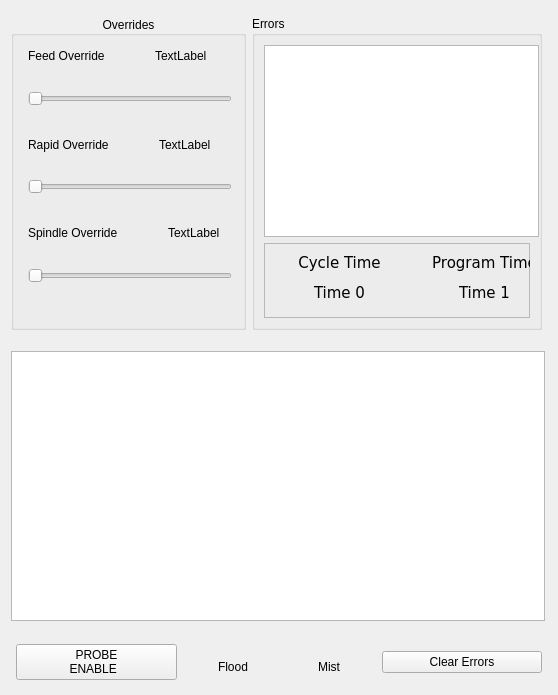
        <widget class="QWidget" name="tab">
         <attribute name="title">
          <string>Main</string>
         </attribute>
         <layout class="QVBoxLayout" name="verticalLayout_5">
          <item>
           <layout class="QHBoxLayout" name="horizontalLayout_4" stretch="0,0">
            <property name="leftMargin">
             <number>0</number>
            </property>
            <property name="topMargin">
             <number>5</number>
            </property>
            <property name="rightMargin">
             <number>5</number>
            </property>
            <property name="bottomMargin">
             <number>5</number>
            </property>
            <item>
             <widget class="QGroupBox" name="groupBox_4">
              <property name="sizePolicy">
               <sizepolicy hsizetype="Preferred" vsizetype="Preferred">
                <horstretch>1</horstretch>
                <verstretch>0</verstretch>
               </sizepolicy>
              </property>
              <property name="minimumSize">
               <size>
                <width>225</width>
                <height>275</height>
               </size>
              </property>
              <property name="title">
               <string>Overrides</string>
              </property>
              <property name="alignment">
               <set>Qt::AlignCenter</set>
              </property>
              <layout class="QVBoxLayout" name="verticalLayout_6" stretch="1,2,1,2,1,2">
               <property name="spacing">
                <number>2</number>
               </property>
               <property name="leftMargin">
                <number>9</number>
               </property>
               <property name="topMargin">
                <number>2</number>
               </property>
               <property name="bottomMargin">
                <number>25</number>
               </property>
               <item>
                <layout class="QHBoxLayout" name="horizontalLayout_8">
                 <property name="spacing">
                  <number>50</number>
                 </property>
                 <property name="leftMargin">
                  <number>5</number>
                 </property>
                 <property name="topMargin">
                  <number>5</number>
                 </property>
                 <property name="rightMargin">
                  <number>5</number>
                 </property>
                 <property name="bottomMargin">
                  <number>2</number>
                 </property>
                 <item>
                  <widget class="QLabel" name="label_30">
                   <property name="minimumSize">
                    <size>
                     <width>0</width>
                     <height>25</height>
                    </size>
                   </property>
                   <property name="text">
                    <string>Feed Override</string>
                   </property>
                  </widget>
                 </item>
                 <item>
                  <widget class="QLabel" name="feed_override_lb">
                   <property name="text">
                    <string>TextLabel</string>
                   </property>
                  </widget>
                 </item>
                </layout>
               </item>
               <item>
                <layout class="QHBoxLayout" name="horizontalLayout_9">
                 <property name="leftMargin">
                  <number>5</number>
                 </property>
                 <property name="topMargin">
                  <number>5</number>
                 </property>
                 <property name="rightMargin">
                  <number>2</number>
                 </property>
                 <property name="bottomMargin">
                  <number>5</number>
                 </property>
                 <item>
                  <widget class="QSlider" name="feed_override_sl">
                   <property name="maximumSize">
                    <size>
                     <width>16777215</width>
                     <height>100</height>
                    </size>
                   </property>
                   <property name="orientation">
                    <enum>Qt::Horizontal</enum>
                   </property>
                   <property name="tickPosition">
                    <enum>QSlider::NoTicks</enum>
                   </property>
                   <property name="tickInterval">
                    <number>0</number>
                   </property>
                  </widget>
                 </item>
                </layout>
               </item>
               <item>
                <layout class="QHBoxLayout" name="horizontalLayout_14">
                 <property name="spacing">
                  <number>50</number>
                 </property>
                 <property name="leftMargin">
                  <number>5</number>
                 </property>
                 <property name="topMargin">
                  <number>5</number>
                 </property>
                 <property name="rightMargin">
                  <number>5</number>
                 </property>
                 <property name="bottomMargin">
                  <number>2</number>
                 </property>
                 <item>
                  <widget class="QLabel" name="label_24">
                   <property name="minimumSize">
                    <size>
                     <width>0</width>
                     <height>25</height>
                    </size>
                   </property>
                   <property name="text">
                    <string>Rapid Override</string>
                   </property>
                  </widget>
                 </item>
                 <item>
                  <widget class="QLabel" name="rapid_override_lb">
                   <property name="text">
                    <string>TextLabel</string>
                   </property>
                  </widget>
                 </item>
                </layout>
               </item>
               <item>
                <layout class="QHBoxLayout" name="horizontalLayout_10">
                 <property name="leftMargin">
                  <number>5</number>
                 </property>
                 <property name="topMargin">
                  <number>5</number>
                 </property>
                 <property name="rightMargin">
                  <number>2</number>
                 </property>
                 <property name="bottomMargin">
                  <number>5</number>
                 </property>
                 <item>
                  <widget class="QSlider" name="rapid_override_sl">
                   <property name="maximumSize">
                    <size>
                     <width>16777215</width>
                     <height>100</height>
                    </size>
                   </property>
                   <property name="orientation">
                    <enum>Qt::Horizontal</enum>
                   </property>
                  </widget>
                 </item>
                </layout>
               </item>
               <item>
                <layout class="QHBoxLayout" name="horizontalLayout_16">
                 <property name="spacing">
                  <number>50</number>
                 </property>
                 <property name="leftMargin">
                  <number>5</number>
                 </property>
                 <property name="topMargin">
                  <number>5</number>
                 </property>
                 <property name="rightMargin">
                  <number>5</number>
                 </property>
                 <property name="bottomMargin">
                  <number>2</number>
                 </property>
                 <item>
                  <widget class="QLabel" name="label_31">
                   <property name="minimumSize">
                    <size>
                     <width>0</width>
                     <height>25</height>
                    </size>
                   </property>
                   <property name="text">
                    <string>Spindle Override</string>
                   </property>
                  </widget>
                 </item>
                 <item>
                  <widget class="QLabel" name="spindle_override_0_lb">
                   <property name="text">
                    <string>TextLabel</string>
                   </property>
                  </widget>
                 </item>
                </layout>
               </item>
               <item>
                <layout class="QHBoxLayout" name="horizontalLayout_15">
                 <property name="leftMargin">
                  <number>5</number>
                 </property>
                 <property name="topMargin">
                  <number>5</number>
                 </property>
                 <property name="rightMargin">
                  <number>2</number>
                 </property>
                 <property name="bottomMargin">
                  <number>5</number>
                 </property>
                 <item>
                  <widget class="QSlider" name="spindle_override_sl">
                   <property name="maximumSize">
                    <size>
                     <width>16777215</width>
                     <height>100</height>
                    </size>
                   </property>
                   <property name="orientation">
                    <enum>Qt::Horizontal</enum>
                   </property>
                  </widget>
                 </item>
                </layout>
               </item>
              </layout>
             </widget>
            </item>
            <item>
             <widget class="QGroupBox" name="groupBox_2">
              <property name="sizePolicy">
               <sizepolicy hsizetype="Preferred" vsizetype="Preferred">
                <horstretch>1</horstretch>
                <verstretch>0</verstretch>
               </sizepolicy>
              </property>
              <property name="minimumSize">
               <size>
                <width>290</width>
                <height>275</height>
               </size>
              </property>
              <property name="title">
               <string>Errors</string>
              </property>
              <layout class="QVBoxLayout" name="verticalLayout_7">
               <item>
                <widget class="QPlainTextEdit" name="errors_pte">
                 <property name="minimumSize">
                  <size>
                   <width>275</width>
                   <height>100</height>
                  </size>
                 </property>
                </widget>
               </item>
               <item>
                <widget class="QFrame" name="frame_3">
                 <property name="minimumSize">
                  <size>
                   <width>0</width>
                   <height>75</height>
                  </size>
                 </property>
                 <property name="frameShape">
                  <enum>QFrame::StyledPanel</enum>
                 </property>
                 <property name="frameShadow">
                  <enum>QFrame::Raised</enum>
                 </property>
                 <property name="lineWidth">
                  <number>2</number>
                 </property>
                 <widget class="QLabel" name="label_159">
                  <property name="geometry">
                   <rect>
                    <x>5</x>
                    <y>5</y>
                    <width>141</width>
                    <height>30</height>
                   </rect>
                  </property>
                  <property name="minimumSize">
                   <size>
                    <width>0</width>
                    <height>30</height>
                   </size>
                  </property>
                  <property name="font">
                   <font>
                    <family>DejaVu Sans</family>
                    <pointsize>11</pointsize>
                   </font>
                  </property>
                  <property name="text">
                   <string>Cycle Time</string>
                  </property>
                  <property name="alignment">
                   <set>Qt::AlignCenter</set>
                  </property>
                 </widget>
                 <widget class="QLabel" name="time_0_lb">
                  <property name="geometry">
                   <rect>
                    <x>5</x>
                    <y>30</y>
                    <width>141</width>
                    <height>40</height>
                   </rect>
                  </property>
                  <property name="minimumSize">
                   <size>
                    <width>0</width>
                    <height>30</height>
                   </size>
                  </property>
                  <property name="font">
                   <font>
                    <family>DejaVu Sans</family>
                    <pointsize>11</pointsize>
                   </font>
                  </property>
                  <property name="text">
                   <string>Time 0</string>
                  </property>
                  <property name="alignment">
                   <set>Qt::AlignCenter</set>
                  </property>
                  <property name="function" stdset="0">
                   <string>hal_watch_time_hms</string>
                  </property>
                  <property name="hours" stdset="0">
                   <string>time.0.hours</string>
                  </property>
                  <property name="minutes" stdset="0">
                   <string>time.0.minutes</string>
                  </property>
                  <property name="seconds" stdset="0">
                   <string>time.0.seconds</string>
                  </property>
                 </widget>
                 <widget class="QLabel" name="time_1_lb">
                  <property name="geometry">
                   <rect>
                    <x>150</x>
                    <y>30</y>
                    <width>141</width>
                    <height>40</height>
                   </rect>
                  </property>
                  <property name="minimumSize">
                   <size>
                    <width>0</width>
                    <height>30</height>
                   </size>
                  </property>
                  <property name="font">
                   <font>
                    <family>DejaVu Sans</family>
                    <pointsize>11</pointsize>
                   </font>
                  </property>
                  <property name="text">
                   <string>Time 1</string>
                  </property>
                  <property name="alignment">
                   <set>Qt::AlignCenter</set>
                  </property>
                  <property name="function" stdset="0">
                   <string>hal_watch_time_hms</string>
                  </property>
                  <property name="hours" stdset="0">
                   <string>time.1.hours</string>
                  </property>
                  <property name="minutes" stdset="0">
                   <string>time.1.minutes</string>
                  </property>
                  <property name="seconds" stdset="0">
                   <string>time.1.seconds</string>
                  </property>
                 </widget>
                 <widget class="QLabel" name="label_162">
                  <property name="geometry">
                   <rect>
                    <x>150</x>
                    <y>5</y>
                    <width>141</width>
                    <height>30</height>
                   </rect>
                  </property>
                  <property name="minimumSize">
                   <size>
                    <width>0</width>
                    <height>30</height>
                   </size>
                  </property>
                  <property name="font">
                   <font>
                    <family>DejaVu Sans</family>
                    <pointsize>11</pointsize>
                   </font>
                  </property>
                  <property name="text">
                   <string>Program Time</string>
                  </property>
                  <property name="alignment">
                   <set>Qt::AlignCenter</set>
                  </property>
                 </widget>
                </widget>
               </item>
              </layout>
             </widget>
            </item>
           </layout>
          </item>
          <item>
           <layout class="QHBoxLayout" name="horizontalLayout_6">
            <property name="spacing">
             <number>1</number>
            </property>
            <property name="leftMargin">
             <number>0</number>
            </property>
            <property name="topMargin">
             <number>10</number>
            </property>
            <property name="rightMargin">
             <number>2</number>
            </property>
            <property name="bottomMargin">
             <number>5</number>
            </property>
            <item>
             <widget class="QPlainTextEdit" name="gcode_pte">
              <property name="minimumSize">
               <size>
                <width>485</width>
                <height>270</height>
               </size>
              </property>
             </widget>
            </item>
           </layout>
          </item>
          <item>
           <layout class="QHBoxLayout" name="horizontalLayout_7" stretch="1,1,1">
            <property name="spacing">
             <number>6</number>
            </property>
            <property name="leftMargin">
             <number>5</number>
            </property>
            <property name="topMargin">
             <number>10</number>
            </property>
            <property name="rightMargin">
             <number>5</number>
            </property>
            <property name="bottomMargin">
             <number>1</number>
            </property>
            <item>
             <widget class="QPushButton" name="probing_enable_pb">
              <property name="sizePolicy">
               <sizepolicy hsizetype="Minimum" vsizetype="Fixed">
                <horstretch>1</horstretch>
                <verstretch>0</verstretch>
               </sizepolicy>
              </property>
              <property name="maximumSize">
               <size>
                <width>500</width>
                <height>16777215</height>
               </size>
              </property>
              <property name="toolTip">
               <string>&lt;html&gt;&lt;head/&gt;&lt;body&gt;&lt;p&gt;Enable for Probe routines - Disable this button to enable other MDI and run commands.&lt;/p&gt;&lt;/body&gt;&lt;/html&gt;</string>
              </property>
              <property name="text">
               <string>PROBE 
 ENABLE   </string>
              </property>
              <property name="function" stdset="0">
               <string>hal_pin</string>
              </property>
              <property name="pin_name" stdset="0">
               <string>probe-btn</string>
              </property>
             </widget>
            </item>
            <item>
             <layout class="QHBoxLayout" name="horizontalLayout_50" stretch="1,3,1,3">
              <property name="spacing">
               <number>1</number>
              </property>
              <property name="leftMargin">
               <number>5</number>
              </property>
              <property name="topMargin">
               <number>10</number>
              </property>
              <property name="rightMargin">
               <number>5</number>
              </property>
              <property name="bottomMargin">
               <number>1</number>
              </property>
              <item>
               <widget class="QLabel" name="label_120">
                <property name="minimumSize">
                 <size>
                  <width>60</width>
                  <height>30</height>
                 </size>
                </property>
                <property name="text">
                 <string>Flood</string>
                </property>
                <property name="alignment">
                 <set>Qt::AlignRight|Qt::AlignTrailing|Qt::AlignVCenter</set>
                </property>
               </widget>
              </item>
              <item>
               <widget class="QLabel" name="flood_led">
                <property name="sizePolicy">
                 <sizepolicy hsizetype="Fixed" vsizetype="Fixed">
                  <horstretch>0</horstretch>
                  <verstretch>0</verstretch>
                 </sizepolicy>
                </property>
                <property name="minimumSize">
                 <size>
                  <width>30</width>
                  <height>30</height>
                 </size>
                </property>
                <property name="text">
                 <string/>
                </property>
                <property name="hal_led" stdset="0">
                 <bool>true</bool>
                </property>
                <property name="function" stdset="0">
                 <string>hal_led</string>
                </property>
                <property name="pin_name" stdset="0">
                 <string>flood</string>
                </property>
                <property name="hal_type" stdset="0">
                 <string>HAL_BIT</string>
                </property>
                <property name="hal_dir" stdset="0">
                 <string>HAL_IN</string>
                </property>
                <property name="on_color" stdset="0">
                 <color>
                  <red>51</red>
                  <green>209</green>
                  <blue>122</blue>
                 </color>
                </property>
                <property name="off_color" stdset="0">
                 <color>
                  <red>222</red>
                  <green>24</green>
                  <blue>24</blue>
                 </color>
                </property>
               </widget>
              </item>
              <item>
               <widget class="QLabel" name="label_122">
                <property name="minimumSize">
                 <size>
                  <width>60</width>
                  <height>30</height>
                 </size>
                </property>
                <property name="text">
                 <string>Mist</string>
                </property>
                <property name="alignment">
                 <set>Qt::AlignRight|Qt::AlignTrailing|Qt::AlignVCenter</set>
                </property>
               </widget>
              </item>
              <item>
               <widget class="QLabel" name="mist_led">
                <property name="sizePolicy">
                 <sizepolicy hsizetype="Fixed" vsizetype="Fixed">
                  <horstretch>0</horstretch>
                  <verstretch>0</verstretch>
                 </sizepolicy>
                </property>
                <property name="minimumSize">
                 <size>
                  <width>30</width>
                  <height>30</height>
                 </size>
                </property>
                <property name="text">
                 <string/>
                </property>
                <property name="hal_led" stdset="0">
                 <bool>true</bool>
                </property>
                <property name="function" stdset="0">
                 <string>hal_led</string>
                </property>
                <property name="pin_name" stdset="0">
                 <string>mist</string>
                </property>
                <property name="hal_type" stdset="0">
                 <string>HAL_BIT</string>
                </property>
                <property name="hal_dir" stdset="0">
                 <string>HAL_IN</string>
                </property>
                <property name="on_color" stdset="0">
                 <color>
                  <red>51</red>
                  <green>209</green>
                  <blue>122</blue>
                 </color>
                </property>
                <property name="off_color" stdset="0">
                 <color>
                  <red>222</red>
                  <green>24</green>
                  <blue>24</blue>
                 </color>
                </property>
               </widget>
              </item>
             </layout>
            </item>
            <item>
             <widget class="QPushButton" name="clear_errors_pb">
              <property name="sizePolicy">
               <sizepolicy hsizetype="Minimum" vsizetype="Fixed">
                <horstretch>1</horstretch>
                <verstretch>0</verstretch>
               </sizepolicy>
              </property>
              <property name="minimumSize">
               <size>
                <width>0</width>
                <height>0</height>
               </size>
              </property>
              <property name="maximumSize">
               <size>
                <width>500</width>
                <height>16777215</height>
               </size>
              </property>
              <property name="text">
               <string>Clear Errors</string>
              </property>
             </widget>
            </item>
           </layout>
          </item>
         </layout>
        </widget>
